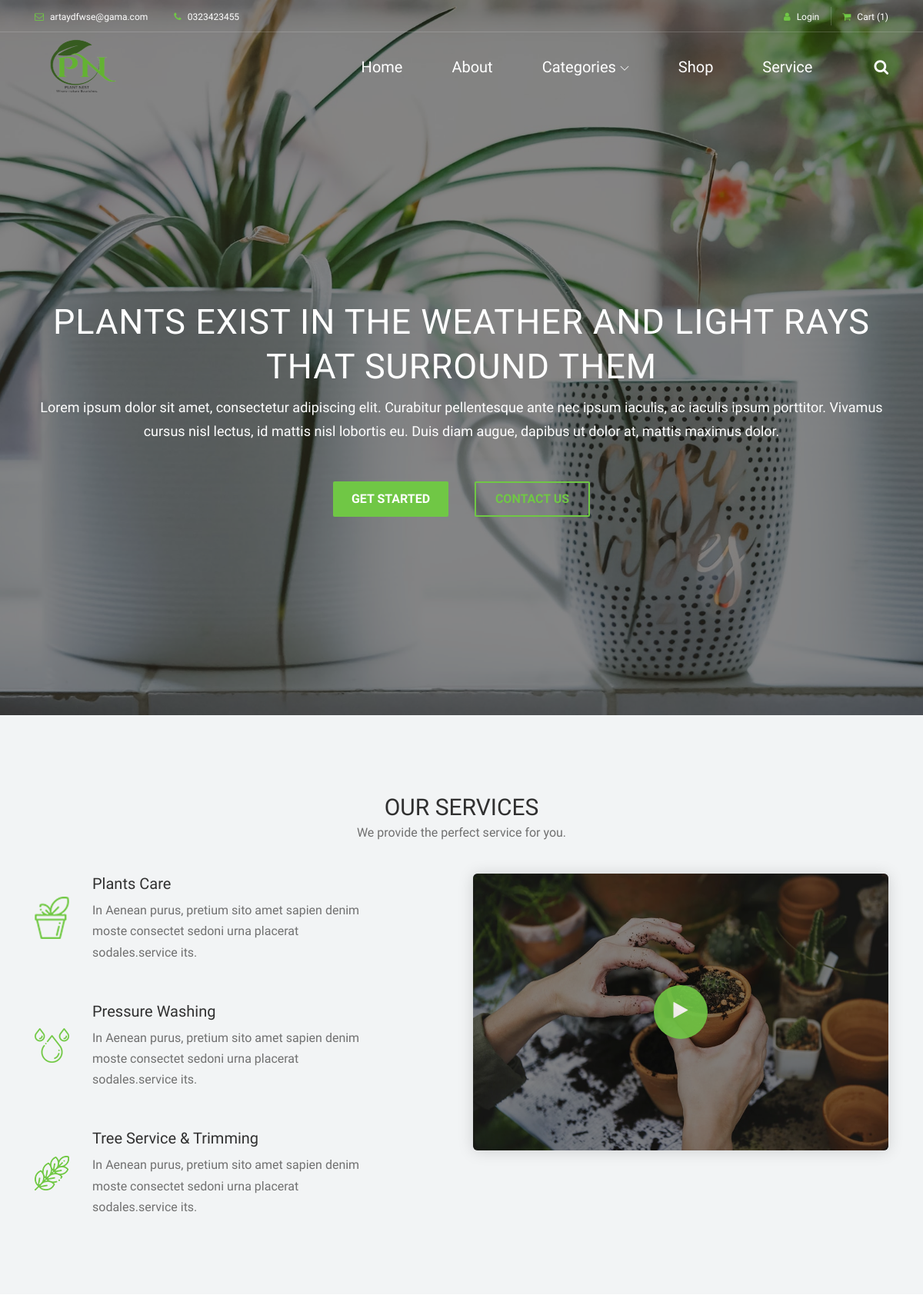
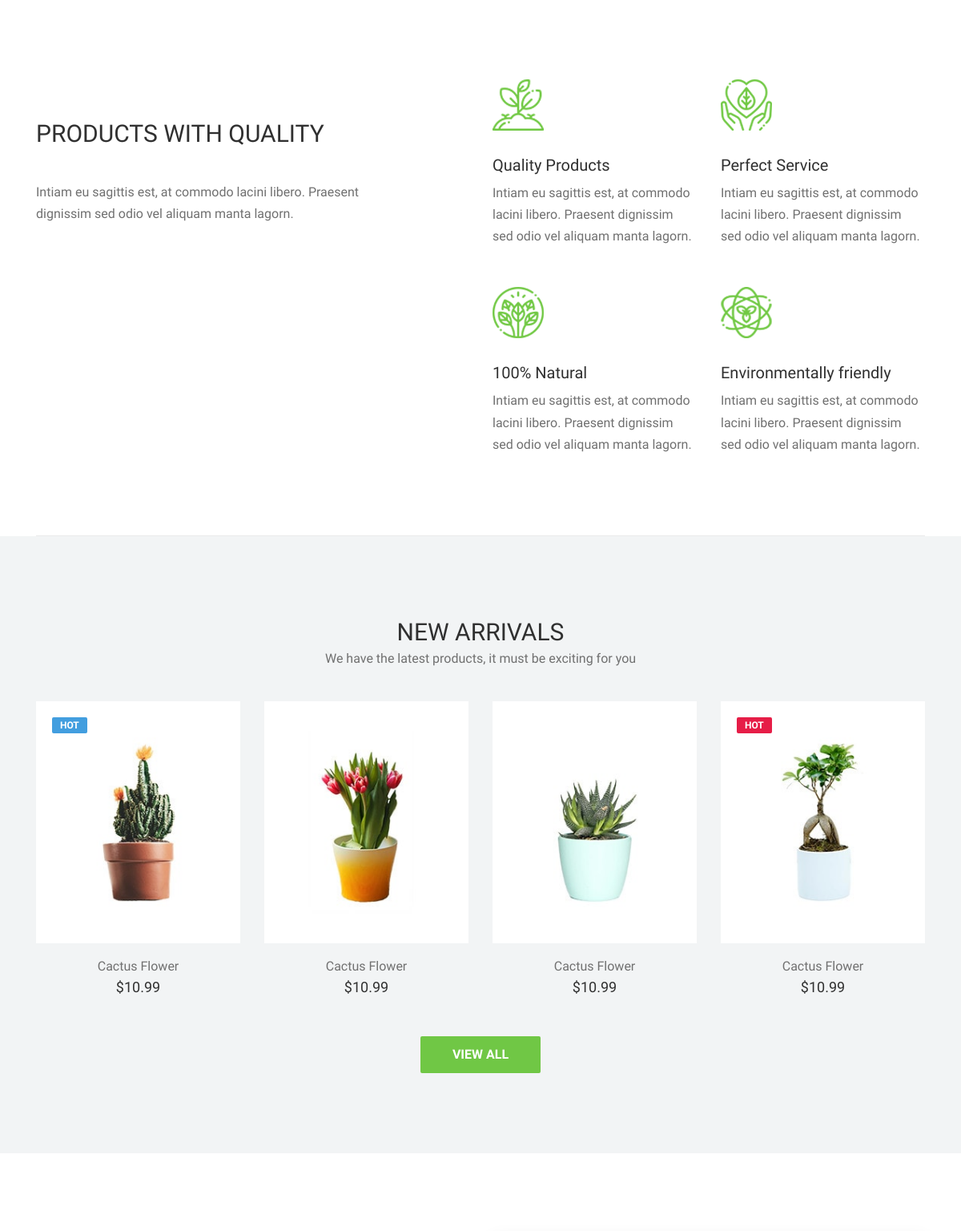
The app's page /Plants_recent/plantnest/usertheme/index.php (upper part) with its own data (2 pictures, top to bottom).
### tables this page shows
CREATE TABLE `details` (
  `dt_id` int(11) NOT NULL,
  `dt_address` varchar(50) NOT NULL,
  `dt_email` varchar(50) NOT NULL,
  `dt_phone` varchar(50) NOT NULL,
  `dt_hours` varchar(50) NOT NULL
);

CREATE TABLE `about` (
  `abt_id` int(11) NOT NULL,
  `abt_heading` varchar(50) NOT NULL,
  `abt_desc` varchar(500) NOT NULL,
  `abt_img` varchar(50) NOT NULL
);

### Plants_recent/plantnest/usertheme/index.php (the view, shortened to what this page needs)
<!DOCTYPE html>
<html lang="en">
<head>
    <link rel="stylesheet" href="style.css">
</head>
<?php
include "../config.php";
$abt = "SELECT * FROM `about` order by abt_id desc limit 1";
$res = mysqli_query($conn, $abt);
if (mysqli_num_rows($res) > 0) {
?>
<body>
    <header class="header-area">
        <?php include "header.php" ?>
    <section class="hero-area">
        <div class="hero-post-slides owl-carousel">
            <div class="single-hero-post bg-overlay">
                <div class="slide-img bg-img" style="background-image: url(img/bg-img/1.jpg);"></div>
                <div class="container h-100">
                    <div class="row h-100 align-items-center">
                        <div class="col-12">
                            <div class="hero-slides-content text-center">
                                <h2>Plants exist in the weather and light rays that surround them</h2>
                                <p>Lorem ipsum dolor sit amet, consectetur adipiscing elit. Curabitur pellentesque ante nec ipsum iaculis, ac iaculis ipsum porttitor. Vivamus cursus nisl lectus, id mattis nisl lobortis eu. Duis diam augue, dapibus ut dolor at, mattis maximus dolor.</p>
                                <div class="welcome-btn-group">
                                    <a href="#" class="btn alazea-btn mr-30">GET STARTED</a>
                                    <a href="#" class="btn alazea-btn active">CONTACT US</a>
                                </div>
                            </div>
                        </div>
                    </div>
                </div>
            </div>
        </div>
    </section>
    <section class="our-services-area bg-gray section-padding-100-0">
        <div class="container">
            <div class="row">
                <div class="col-12">
                    <div class="section-heading text-center">
                        <h2>OUR SERVICES</h2>
                        <p>We provide the perfect service for you.</p>
                    </div>
                </div>
            </div>
            <div class="row justify-content-between">
                <div class="col-12 col-lg-5">
                    <div class="alazea-service-area mb-100">
                        <div class="single-service-area d-flex align-items-center wow fadeInUp" data-wow-delay="100ms">
                            <div class="service-icon mr-30">
                                <img src="img/core-img/s1.png" alt="">
                            </div>
                            <div class="service-content">
                                <h5>Plants Care</h5>
                                <p>In Aenean purus, pretium sito amet sapien denim moste consectet sedoni urna placerat sodales.service its.</p>
                            </div>
                        </div>
                        <div class="single-service-area d-flex align-items-center wow fadeInUp" data-wow-delay="300ms">
                            <div class="service-icon mr-30">
                                <img src="img/core-img/s2.png" alt="">
                            </div>
                            <div class="service-content">
                                <h5>Pressure Washing</h5>
                                <p>In Aenean purus, pretium sito amet sapien denim moste consectet sedoni urna placerat sodales.service its.</p>
                            </div>
                        </div>
                        <div class="single-service-area d-flex align-items-center wow fadeInUp" data-wow-delay="500ms">
                            <div class="service-icon mr-30">
                                <img src="img/core-img/s3.png" alt="">
                            </div>
                            <div class="service-content">
                                <h5>Tree Service &amp; Trimming</h5>
                                <p>In Aenean purus, pretium sito amet sapien denim moste consectet sedoni urna placerat sodales.service its.</p>
                            </div>
                        </div>
                    </div>
                </div>
                <div class="col-12 col-lg-6">
                    <div class="alazea-video-area bg-overlay mb-100">
                        <a href="http://www.youtube.com/watch?v=7HKoqNJtMTQ" class="video-icon">
                            <i class="fa fa-play" aria-hidden="true"></i>
                        </a>
                    </div>
                </div>
            </div>
        </div>
    </section>
    <section class="about-us-area section-padding-100-0">
        <div class="container">
            <div class="row justify-content-between">
                <div class="col-12 col-lg-5">
                    <?php
while ($row = mysqli_fetch_assoc($res)) {
?>
                    <div class="section-heading mt-5 ">
                        <h2> <?php echo $row["abt_heading"]; ?></h2>
                    </div>
                    <p> <?php echo $row["abt_desc"]; ?></p>
<?php }}?>
                </div>
                <div class="col-12 col-lg-6">
                    <div class="alazea-benefits-area">
                        <div class="row">
                            <div class="col-12 col-sm-6">
                                <div class="single-benefits-area">
                                    <img src="img/core-img/b1.png" alt="">
                                    <h5>Quality Products</h5>
                                    <p>Intiam eu sagittis est, at commodo lacini libero. Praesent dignissim sed odio vel aliquam manta lagorn.</p>
                                </div>
                            </div>
                            <div class="col-12 col-sm-6">
                                <div class="single-benefits-area">
                                    <img src="img/core-img/b2.png" alt="">
                                    <h5>Perfect Service</h5>
                                    <p>Intiam eu sagittis est, at commodo lacini libero. Praesent dignissim sed odio vel aliquam manta lagorn.</p>
                                </div>
                            </div>
                            <div class="col-12 col-sm-6">
                                <div class="single-benefits-area">
                                    <img src="img/core-img/b3.png" alt="">
                                    <h5>100% Natural</h5>
                                    <p>Intiam eu sagittis est, at commodo lacini libero. Praesent dignissim sed odio vel aliquam manta lagorn.</p>
                                </div>
                            </div>
                            <div class="col-12 col-sm-6">
                                <div class="single-benefits-area">
                                    <img src="img/core-img/b4.png" alt="">
                                    <h5>Environmentally friendly</h5>
                                    <p>Intiam eu sagittis est, at commodo lacini libero. Praesent dignissim sed odio vel aliquam manta lagorn.</p>
                                </div>
                            </div>
                        </div>
                    </div>
                </div>
            </div>
        </div>
        <div class="container">
            <div class="row">
                <div class="col-12">
                    <div class="border-line"></div>
                </div>
            </div>
        </div>
    </section>
    <section class="new-arrivals-products-area bg-gray section-padding-100">
        <div class="container">
            <div class="row">
                <div class="col-12">
                    <div class="section-heading text-center">
                        <h2>NEW ARRIVALS</h2>
                        <p>We have the latest products, it must be exciting for you</p>
                    </div>
                </div>
            </div>
            <div class="row">
                <div class="col-12 col-sm-6 col-lg-3">
                    <div class="single-product-area mb-50 wow fadeInUp" data-wow-delay="100ms">
                        <div class="product-img">
                            <a href="shop-details.php"><img src="img/bg-img/9.jpg" alt=""></a>
                            <div class="product-tag">
                                <a href="#">Hot</a>
                            </div>
                        </div>
                        <div class="product-info mt-15 text-center">
                            <a href="shop-details.php">
                                <p>Cactus Flower</p>
                            </a>
                            <h6>$10.99</h6>
                        </div>
                    </div>
                </div>
                <div class="col-12 col-sm-6 col-lg-3">
                    <div class="single-product-area mb-50 wow fadeInUp" data-wow-delay="200ms">
                        <div class="product-img">
                            <a href="shop-details.php"><img src="img/bg-img/10.jpg" alt=""></a>
                        </div>
                        <div class="product-info mt-15 text-center">
                            <a href="shop-details.php">
                                <p>Cactus Flower</p>
                            </a>
                            <h6>$10.99</h6>
                        </div>
                    </div>
                </div>
                <div class="col-12 col-sm-6 col-lg-3">
                    <div class="single-product-area mb-50 wow fadeInUp" data-wow-delay="300ms">
                        <div class="product-img">
                            <a href="shop-details.php"><img src="img/bg-img/11.jpg" alt=""></a>
                        </div>
                        <div class="product-info mt-15 text-center">
                            <a href="shop-details.php">
                                <p>Cactus Flower</p>
                            </a>
                            <h6>$10.99</h6>
                        </div>
                    </div>
                </div>
                <div class="col-12 col-sm-6 col-lg-3">
                    <div class="single-product-area mb-50 wow fadeInUp" data-wow-delay="400ms">
                        <div class="product-img">
                            <a href="shop-details.php"><img src="img/bg-img/12.jpg" alt=""></a>
                            <div class="product-tag sale-tag">
                                <a href="#">Hot</a>
                            </div>
                        </div>
                        <div class="product-info mt-15 text-center">
                            <a href="shop-details.php">
                                <p>Cactus Flower</p>
                            </a>
                            <h6>$10.99</h6>
                        </div>
                    </div>
                </div>
                <div class="col-12 text-center">
                    <a href="#" class="btn alazea-btn">View All</a>
                </div>
            </div>
        </div>
    </section>
    <section class="contact-area section-padding-100-0">
    </section>
</body>
</html>

### Plants_recent/plantnest/usertheme/header.php (shortened to what this page needs)
<?php
include_once "../config.php";
?>
<!DOCTYPE html>
<html lang="en">
<head>
    <link rel="stylesheet" href="style.css">
</head>
<?php
$query = "SELECT * FROM `details` order by dt_id desc limit 1";
$result = mysqli_query($conn,$query);
if(mysqli_num_rows($result)>0)
{
    ?>
<body>
<div class="top-header-area">
    <div class="container">
        <div class="row">
            <div class="col-12">
                <div class="top-header-content d-flex align-items-center justify-content-between">
                    <div class="top-header-meta">
                    <?php
                      while($row=mysqli_fetch_assoc($result))
                      {
                      ?>
                        <a href="mailto:xyz@gmail.com" data-toggle="tooltip" data-placement="bottom" title="infodeercreative@gmail.com"><i class="fa fa-envelope-o" aria-hidden="true"></i> <span><?php echo $row["dt_email"]; ?></span></a>
                        <a href="#" data-toggle="tooltip" data-placement="bottom" title="+1 234 122 122"><i class="fa fa-phone" aria-hidden="true"></i> <span><?php echo  $row["dt_phone"];?>
          </span></a>
                 <?php }
                 }
                 ?>
                    </div>
                    <div class="top-header-meta d-flex">
                        <?php
                        if (isset($_SESSION["user_name"])) {
                            $userName = $_SESSION["user_name"];
                        ?>
                            <div class="language-dropdown">
                                <!-- <div class="account-img-main" style="display:inline-block;" >
                                        <img src="img/demo-account.JPG" alt="" class="account-img" style="width: 20px; height:20px; border-radius:100%;" >
                                    </div> -->
                                <div class="dropdown" style="display:inline-block;">
                                    <button class="btn btn-secondary dropdown-toggle mr-30" type="button" id="dropdownMenuButton" data-toggle="dropdown" aria-haspopup="true" aria-expanded="false"><?php echo $userName ?></button>
                                    <div class="dropdown-menu" aria-labelledby="dropdownMenuButton">
                                        <a class="dropdown-item" href="edit.php">Edit Profile Details</a>
                                        <a class="dropdown-item" href="logout.php">Logout</a>
                                    </div>
                                </div>
                            </div>
                        <?php } else {
                        ?>
                            <div class="login">
                                <a href="login.php"><i class="fa fa-user" aria-hidden="true"></i> <span>Login</span></a>
                            </div>
                        <?php } ?>
                        <div class="cart">
                            <a href="cart.php"><i class="fa fa-shopping-cart" aria-hidden="true"></i> <span>Cart <span class="cart-quantity">(1)</span></span></a>
                        </div>
                    </div>
                </div>
            </div>
        </div>
    </div>
</div>
<div class="alazea-main-menu">
    <div class="classy-nav-container breakpoint-off">
        <div class="container">
            <nav class="classy-navbar justify-content-between" id="alazeaNav">
                <a href="index.php" class="nav-brand"><img src="img/pn.png" alt="" style="width: 120px; height: 100px;"></a>
                <div class="classy-menu">
                    <div class="classynav">
                        <ul>
                            <li><a href="index.php">Home</a></li>
                            <li><a href="about.php">About</a></li>
                            <li><a href="#">Categories</a>
                            </li>
                            <li><a href="shop.php">Shop</a></li>
                            <li><a href="service.php">Service</a></li>
                        </ul>
                        <div id="searchIcon">
                            <i class="fa fa-search" aria-hidden="true"></i>
                        </div>
                    </div>
                </div>
            </nav>
        </div>
    </div>
</div>
</header>

### records on screen
details: dt_email "artaydfwse@gama.com", dt_phone "0323423455"
about: abt_heading "PRODUCTS WITH QUALITY", abt_desc "Intiam eu sagittis est, at commodo lacini libero. Praesent dignissim sed odio vel aliquam manta lagorn."
